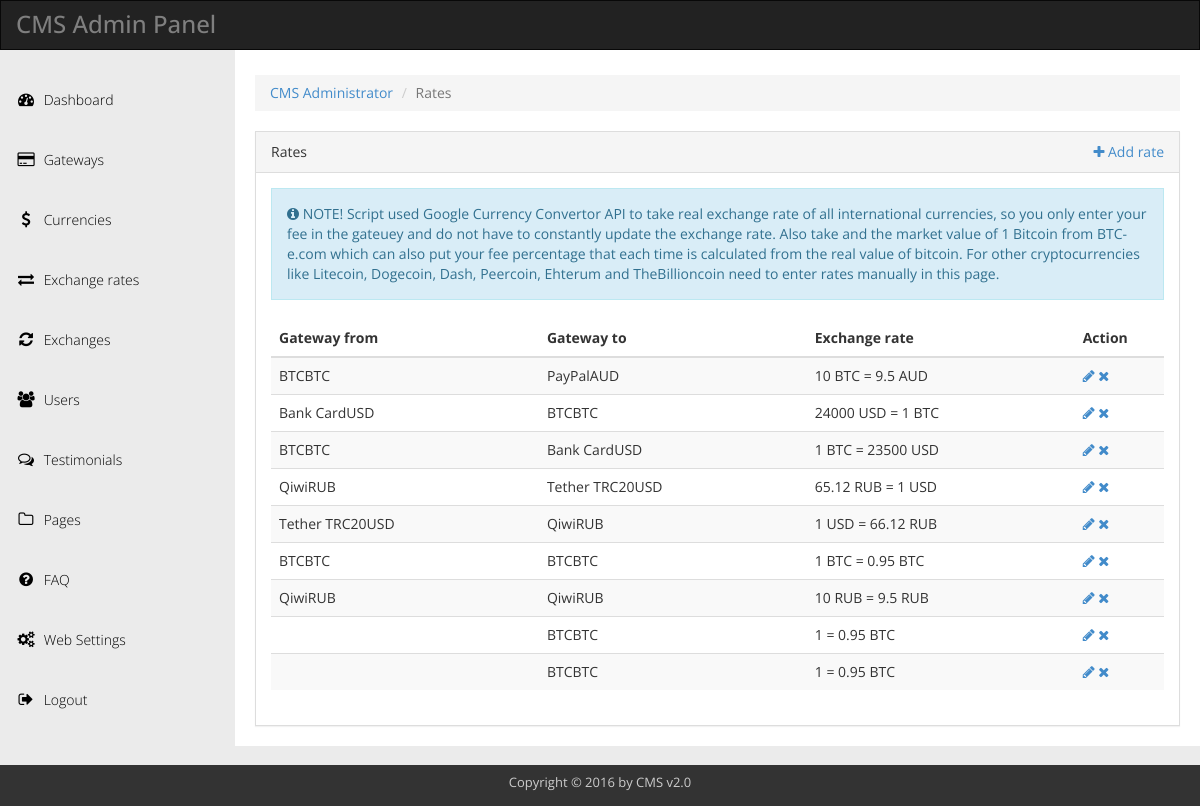
The page /admin/?a=rates (signed in) on the database its author committed.
### tables this page shows
CREATE TABLE `bit_rates` (
  `id` int(11) NOT NULL,
  `gateway_from` int(11) DEFAULT NULL,
  `gateway_to` int(11) DEFAULT NULL,
  `rate_from` varchar(255) DEFAULT NULL,
  `rate_to` varchar(255) DEFAULT NULL
);

CREATE TABLE `bit_gateways` (
  `id` int(11) NOT NULL,
  `name` varchar(255) DEFAULT NULL,
  `currency` varchar(255) DEFAULT NULL,
  `reserve` varchar(255) DEFAULT NULL,
  `min_amount` varchar(255) DEFAULT NULL,
  `max_amount` varchar(255) DEFAULT NULL,
  `exchange_type` int(11) DEFAULT NULL,
  `include_fee` int(11) DEFAULT NULL,
  `extra_fee` varchar(255) DEFAULT NULL,
  `fee` varchar(255) DEFAULT NULL,
  `allow_send` int(11) DEFAULT NULL,
  `allow_receive` int(11) DEFAULT NULL,
  `default_send` int(11) DEFAULT NULL,
  `default_receive` int(11) DEFAULT NULL,
  `allow_payouts` int(11) DEFAULT NULL,
  `show_qr` int(11) DEFAULT 0,
  `qr_address` varchar(50) DEFAULT NULL,
  `qr_set` varchar(50) DEFAULT NULL,
  `a_field_1` varchar(255) DEFAULT NULL,
  `a_field_2` varchar(255) DEFAULT NULL,
  `a_field_3` varchar(255) DEFAULT NULL,
  `a_field_4` varchar(255) DEFAULT NULL,
  `a_field_5` varchar(255) DEFAULT NULL,
  `a_field_6` varchar(255) DEFAULT NULL,
  `a_field_7` varchar(255) DEFAULT NULL,
  `a_field_8` varchar(255) DEFAULT NULL,
  `a_field_9` varchar(255) DEFAULT NULL,
  `a_field_10` varchar(255) DEFAULT NULL,
  `status` int(11) DEFAULT NULL,
  `external_gateway` int(11) NOT NULL DEFAULT 0,
  `external_icon` text DEFAULT NULL
);

### admin/sources/admin/rates.php (the view, shortened to what this page needs)
<?php
$b = protect($_GET['b']);
if ($b == "add") {
    ?>
    <ol class="breadcrumb">
        <li><a href="./">CMS Administrator</a></li>
        <li><a href="./?a=rates">Rates</a></li>
        <li class="active">Add rate</li>
    </ol>
    <div class="panel panel-default">
        <div class="panel-heading">
            Add rate
        </div>
        <div class="panel-body">
            <?php
            if (isset($_POST['btn_add'])) {
                $gateway_from = protect($_POST['gateway_from']);
                $gateway_to = protect($_POST['gateway_to']);
                $rate_from = protect($_POST['rate_from']);
                $rate_to = protect($_POST['rate_to']);
                $check = $db->query("SELECT * FROM bit_rates WHERE gateway_from='$gateway_from' and gateway_to='$gateway_to'");
                if (empty($gateway_from) or empty($gateway_to) or empty($rate_from) or empty($rate_to)) {
                    echo error("All fields are required.");
                } elseif ($check->num_rows > 0) {
                    echo error("This exchange rate already exists.");
                } elseif (!is_numeric($rate_from)) {
                    echo error("Please enter rate from with numbers.");
                } elseif (!is_numeric($rate_to)) {
                    echo error("Please enter rate to with numbers.");
                } else {
                    $insert = $db->query("INSERT bit_rates (gateway_from,gateway_to,rate_from,rate_to) VALUES ('$gateway_from','$gateway_to','$rate_from','$rate_to')");
                    generateXml($db);
                    echo success("Exchange rate was added successfully.");
                }
            }
            ?>
            <form action="" method="POST">
                <div class="form-group">
                    <label>Gateway from</label>
                    <select class="form-control" name="gateway_from">
                        <?php
                        $list = $db->query("SELECT * FROM bit_gateways WHERE allow_send='1' and status='1' ORDER BY id");
                        if ($list->num_rows > 0) {
                            while ($l = $list->fetch_assoc()) {
                                echo '<option value="' . $l[id] . '">' . $l[name] . ' ' . $l[currency] . '</option>';
                            }
                        } else {
                            echo '<option>No have gateways.</option>';
                        }
                        ?>
                    </select>
                </div>
                <div class="form-group">
                    <label>Gateway to</label>
                    <select class="form-control" name="gateway_to">
                        <?php
                        $list = $db->query("SELECT * FROM bit_gateways WHERE allow_receive='1' and status='1' ORDER BY id");
                        if ($list->num_rows > 0) {
                            while ($l = $list->fetch_assoc()) {
                                echo '<option value="' . $l[id] . '">' . $l[name] . ' ' . $l[currency] . '</option>';
                            }
                        } else {
                            echo '<option>No have gateways.</option>';
                        }
                        ?>
                    </select>
                </div>
                <div class="form-group">
                    <div class="input-group">
                        <span class="input-group-addon" id="basic-addon1">Rate from</span>
                        <input type="text" class="form-control" name="rate_from" placeholder="1"
                               aria-describedby="basic-addon1">
                        <span class="input-group-addon" id="basic-addon1">=&nbsp;&nbsp; Rate to</span>
                        <input type="text" class="form-control" name="rate_to" placeholder="0.95"
                               aria-describedby="basic-addon1">
                    </div>
                </div>
                <button type="submit" class="btn btn-primary" name="btn_add"><i class="fa fa-plus"></i> Add</button>
            </form>
        </div>
    </div>
    <?php
} else {
    ?>
    <ol class="breadcrumb">
        <li><a href="./">CMS Administrator</a></li>
        <li class="active">Rates</li>
    </ol>
    <div class="panel panel-default">
        <div class="panel-heading">
            Rates
            <span class="pull-right">
			<a href="./?a=rates&b=add"><i class="fa fa-plus"></i> Add rate</a>
		</span>
        </div>
        <div class="panel-body">
            <?php
            echo info("NOTE! Script used Google Currency Convertor API to take real exchange rate of all international currencies, so you only enter your fee in the gateuey and do not have to constantly update the exchange rate. Also take and the market value of 1 Bitcoin from BTC-e.com which can also put your fee percentage that each time is calculated from the real value of bitcoin. For other cryptocurrencies like Litecoin, Dogecoin, Dash, Peercoin, Ehterum and TheBillioncoin need to enter rates manually in this page.");
            ?>
            <table class="table table-striped">
                <thead>
                <tr>
                    <th width="30%">Gateway from</th>
                    <th width="30%">Gateway to</th>
                    <th width="30%">Exchange rate</th>
                    <th width="10%">Action</th>
                </tr>
                </thead>
                <tbody>
                <?php
                $page = (int)(!isset($_GET["page"]) ? 1 : $_GET["page"]);
                $limit = 20;
                $startpoint = ($page * $limit) - $limit;
                $statement = "bit_rates";
                $query = $db->query("SELECT * FROM {$statement} ORDER BY id LIMIT {$startpoint} , {$limit}");
                if ($query->num_rows > 0) {
                    while ($row = $query->fetch_assoc()) {
                        ?>
                        <tr>
                            <td><?php echo gatewayinfo($row['gateway_from'], "name"); ?><?php echo gatewayinfo($row['gateway_from'], "currency"); ?></td>
                            <td><?php echo gatewayinfo($row['gateway_to'], "name"); ?><?php echo gatewayinfo($row['gateway_to'], "currency"); ?></td>
                            <td><?php echo $row['rate_from']; ?> <?php echo gatewayinfo($row['gateway_from'], "currency"); ?>
                                = <?php echo $row['rate_to']; ?> <?php echo gatewayinfo($row['gateway_to'], "currency"); ?></td>
                            <td>
                                <a href="./?a=rates&b=edit&id=<?php echo $row['id']; ?>" title="Edit"><i
                                            class="fa fa-pencil"></i></a>
                                <a href="./?a=rates&b=delete&id=<?php echo $row['id']; ?>" title="Delete"><i
                                            class="fa fa-times"></i></a>
                            </td>
                        </tr>
                        <?php
                    }
                } else {
                    echo '<tr><td colspan="4">Still no have rates. <a href="./?a=rates&b=add">Click here</a> to add.</td></tr>';
                }
                ?>
                </tbody>
            </table>
        </div>
    </div>
    <?php
}
?>

### admin/index.php (shortened to what this page needs)
<?php
include("../includes/config.php");
$db = new mysqli($CONF['host'], $CONF['user'], $CONF['pass'], $CONF['name']);
$db->set_charset("utf8");
include("../includes/functions.php");
$a = protect($_GET['a']);
if(checkAdminSession()) {
	include("sources/admin/header.php");
	switch($a) {
		case "rates": include("sources/admin/rates.php"); break;
	}
	include("sources/admin/footer.php");
} else {
	include("sources/login.php");
}
?>

### admin/sources/admin/header.php (shortened to what this page needs)
<!DOCTYPE html>
<head>
  <link rel="stylesheet" href="assets/css/templatemo_main.css">
</head>
<body style="display: flex;flex-direction: column;height: 100vh;">
  <div class="navbar navbar-inverse" role="navigation">
      <div class="navbar-header">
        <div class="logo"><h1>CMS Admin Panel</h1></div>
      </div>
    </div>
    <div class="template-page-wrapper" style="flex: 1;">
      <div class="navbar-collapse collapse templatemo-sidebar">
        <ul class="templatemo-sidebar-menu">
          <li><a href="./"><i class="fa fa-dashboard"></i> Dashboard</a></li>
		  <li><a href="./?a=gateways"><i class="fa fa-credit-card"></i> Gateways</a></li>
		  <li><a href="./?a=currencies"><i class="fa fa-dollar"></i> Currencies</a></li>
		  <li><a href="./?a=rates"><i class="fa fa-exchange"></i> Exchange rates</a></li>
		  <li><a href="./?a=exchanges"><i class="fa fa-refresh"></i> Exchanges</a></li>
		  <li><a href="./?a=users"><i class="fa fa-users"></i> Users</a></li>
		  <li><a href="./?a=testimonials"><i class="fa fa-comments-o"></i> Testimonials</a></li>
		  <li><a href="./?a=pages"><i class="fa fa-folder-o"></i> Pages</a></li>
		  <li><a href="./?a=faq"><i class="fa fa-question-circle"></i> FAQ</a></li>
		  <li><a href="./?a=settings"><i class="fa fa-cogs"></i> Web Settings</a></li>
          <li><a href="./?a=logout"><i class="fa fa-sign-out"></i> Logout</a></li>
        </ul>
      </div>
      <div class="templatemo-content-wrapper" style="min-height: 95.3%; display: block">
        <div class="templatemo-content" style="min-height: 100%;">

### includes/functions.php (shortened to what this page needs)
<?php
function protect($string) {
	$protection = htmlspecialchars(trim($string), ENT_QUOTES);
	return $protection;
}
function checkAdminSession() {
	if(isset($_SESSION['bit_admin_uid'])) {
		return true;
	} else {
		return false;
	}
}
function info($text) {
	return '<div class="alert alert-info"><i class="fa fa-info-circle"></i> '.$text.'</div>';
}
function gatewayinfo($gid,$value) {
	global $db;
	$query = $db->query("SELECT * FROM bit_gateways WHERE id='$gid'");
	$row = $query->fetch_assoc();
	return $row[$value];
}
?>

### admin/sources/admin/footer.php (shortened to what this page needs)
		</div>
      </div>
      <footer class="templatemo-footer">
        <div class="templatemo-copyright">
          <p>Copyright &copy; 2016 by CMS v2.0</p>
        </div>
      </footer>
    </div>
	<link rel="stylesheet" href="assets/cleditor/jquery.cleditor.css" />
</body>
</html>

### admin/assets/css/templatemo_main.css (style rules this page uses)
* { font-family: 'Open Sans', sans-serif; }
body { background-color: rgb(235,235,235); }
h1 { font-size: 24px; }
.logo { display: inline-block; }
.logo h1 { font-size: 24px; margin: 10px 15px; }
.templatemo-content-wrapper { float: left; width: 100%; }
.templatemo-content { margin-left: 235px; margin-top: 0px; min-height: 600px; padding: 25px 20px 0 20px; background-color: white; overflow-x: hidden; }
.templatemo-footer { clear: both; font-size: 13px; padding: 8px 0 5px 0; text-align: center; color: #ccc; background-color: #333; }
.navbar { margin-bottom: 0; border-radius: 0; }
.navbar-header { color: rgb(127,127,127); }
.templatemo-sidebar { padding: 0; margin-top: 20px; }
.templatemo-sidebar .templatemo-sidebar-menu { list-style: none; margin: 0; padding: 0; }
.templatemo-sidebar .templatemo-sidebar-menu > li { display: block; margin: 0; padding: 0; border: 0px; }
.templatemo-sidebar .templatemo-sidebar-menu > li > a { display: block; position: relative; margin: 0; border: 0px; padding: 20px 15px; text-decoration: none; font-size: 14px; font-weight: 300; }
.templatemo-sidebar-menu a { color: black; }
.templatemo-sidebar .templatemo-sidebar-menu > li > a > i { font-size: 16px; top: 2px; margin-top: 1px; margin-left: 1px; margin-right: 4px; display: inline-block; width: 1.25em; text-align: center; }
.nav-pills>li>a, .nav-tabs>li>a, .alert, .progress, .panel, .btn, .panel-group .panel, .form-control, .modal-content, .breadcrumb { border-radius: 0; }
.list-group-item:first-child, .panel-heading { border-top-left-radius: 0; border-top-right-radius: 0; }
@media screen and (min-width: 992px) { .templatemo-sidebar { width: 235px; float: left; position: relative; margin-right: -100%; } }

### rows shown on the page
bit_rates: gateway_from.name "BTC", gateway_from.currency "BTC", gateway_to.name "PayPal", gateway_to.currency "AUD", rate_from "10", rate_to "9.5"
bit_rates: gateway_from.name "Bank Card", gateway_from.currency "USD", gateway_to.name "BTC", gateway_to.currency "BTC", rate_from "24000", rate_to "1"
bit_rates: gateway_from.name "BTC", gateway_from.currency "BTC", gateway_to.name "Bank Card", gateway_to.currency "USD", rate_from "1", rate_to "23500"
bit_rates: gateway_from.name "Qiwi", gateway_from.currency "RUB", gateway_to.name "Tether TRC20", gateway_to.currency "USD", rate_from "65.12", rate_to "1"
bit_rates: gateway_from.name "Tether TRC20", gateway_from.currency "USD", gateway_to.name "Qiwi", gateway_to.currency "RUB", rate_from "1", rate_to "66.12"
bit_rates: gateway_from.name "BTC", gateway_from.currency "BTC", gateway_to.name "BTC", gateway_to.currency "BTC", rate_from "1", rate_to "0.95"
bit_rates: gateway_from.name "Qiwi", gateway_from.currency "RUB", gateway_to.name "Qiwi", gateway_to.currency "RUB", rate_from "10", rate_to "9.5"
bit_rates: gateway_to.name "BTC", gateway_to.currency "BTC", rate_from "1", rate_to "0.95"
bit_rates: gateway_to.name "BTC", gateway_to.currency "BTC", rate_from "1", rate_to "0.95"
